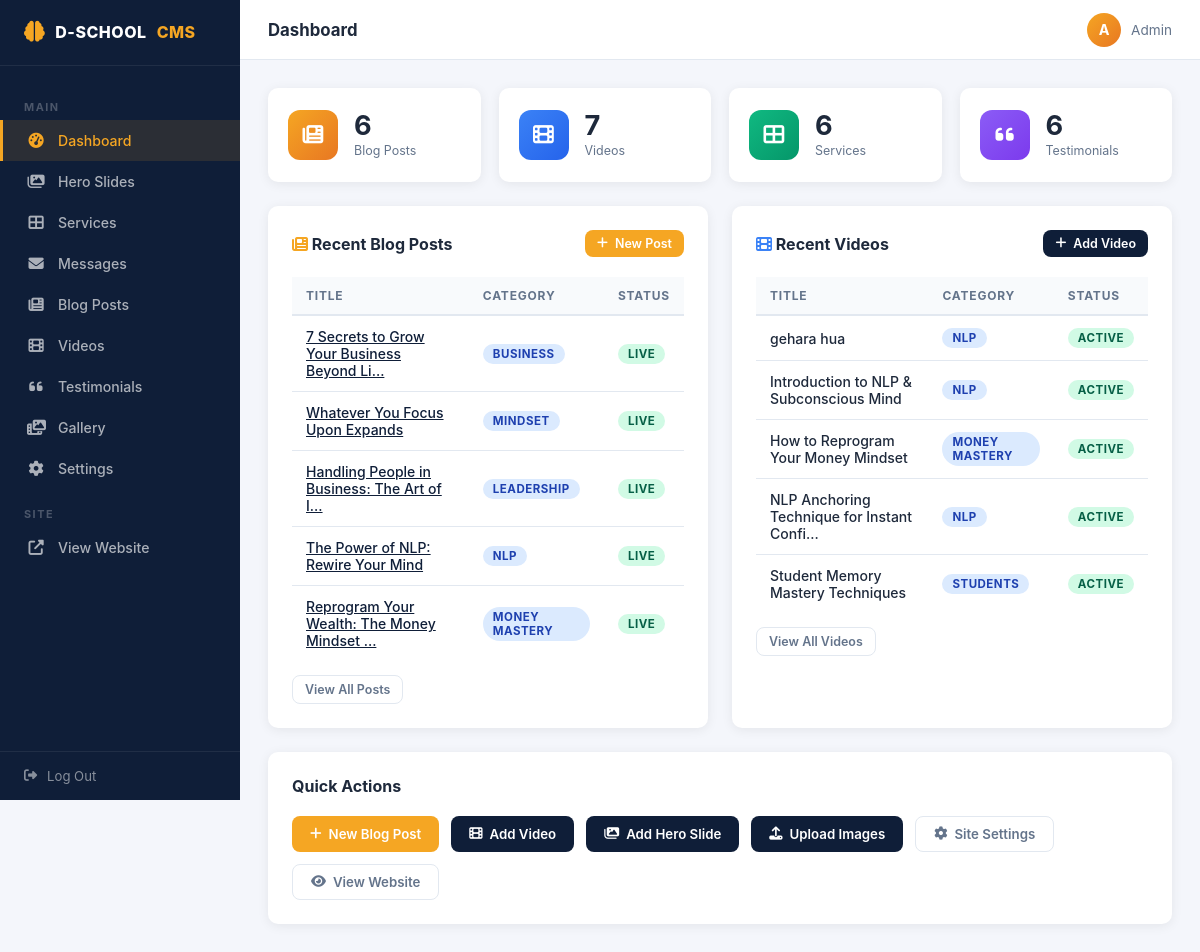
/admin/index.php (signed in), run on the app's committed database.
### tables this page shows
CREATE TABLE `blog_posts` (
  `id` int(11) NOT NULL AUTO_INCREMENT,
  `title` varchar(500) NOT NULL,
  `slug` varchar(500) NOT NULL,
  `category` varchar(100) DEFAULT 'General',
  `excerpt` text DEFAULT NULL,
  `content` longtext DEFAULT NULL,
  `image_path` varchar(500) DEFAULT NULL,
  `image_gradient` varchar(100) DEFAULT 'linear-gradient(135deg,#1a2f5a,#3b5998)',
  `image_icon` varchar(50) DEFAULT 'fas fa-newspaper',
  `author` varchar(255) DEFAULT 'Dr. Chhabi Adhikari',
  `is_published` tinyint(4) DEFAULT 1,
  `published_at` timestamp NULL DEFAULT current_timestamp(),
  `created_at` timestamp NULL DEFAULT current_timestamp(),
  PRIMARY KEY (`id`),
  UNIQUE KEY `slug` (`slug`)
);

CREATE TABLE `videos` (
  `id` int(11) NOT NULL AUTO_INCREMENT,
  `title` varchar(500) NOT NULL,
  `description` text DEFAULT NULL,
  `youtube_url` varchar(500) DEFAULT NULL,
  `youtube_id` varchar(50) DEFAULT NULL,
  `category` varchar(100) DEFAULT 'NLP',
  `bg_gradient` varchar(100) DEFAULT 'linear-gradient(135deg,#1a2f5a,#2d4a8a)',
  `is_active` tinyint(4) DEFAULT 1,
  `sort_order` int(11) DEFAULT 0,
  `created_at` timestamp NULL DEFAULT current_timestamp(),
  PRIMARY KEY (`id`)
);

### config.php (called while the page is built, shortened)
<?php
function h(string $s): string {
    return htmlspecialchars($s, ENT_QUOTES, 'UTF-8');
}

### admin/index.php (the view, shortened to what this page needs)
<?php
require_once __DIR__ . '/../config.php';
$db = getDB();
$counts = [
    'posts'        => $db->query("SELECT COUNT(*) FROM blog_posts")->fetchColumn(),
    'videos'       => $db->query("SELECT COUNT(*) FROM videos")->fetchColumn(),
    'services'     => $db->query("SELECT COUNT(*) FROM services")->fetchColumn(),
    'testimonials' => $db->query("SELECT COUNT(*) FROM testimonials")->fetchColumn(),
    'hero'         => $db->query("SELECT COUNT(*) FROM hero_slides")->fetchColumn(),
    'gallery'      => $db->query("SELECT COUNT(*) FROM gallery")->fetchColumn(),
];
$recentPosts = $db->query("SELECT title, category, is_published, created_at FROM blog_posts ORDER BY created_at DESC LIMIT 5")->fetchAll();
$recentVideos = $db->query("SELECT title, category, is_active, created_at FROM videos ORDER BY created_at DESC LIMIT 5")->fetchAll();
require_once __DIR__ . '/includes/layout.php';
?>
<div class="stat-grid">
  <div class="stat-card">
    <div class="stat-icon gold"><i class="fas fa-newspaper"></i></div>
    <div><div class="stat-num"><?= $counts['posts'] ?></div><div class="stat-label">Blog Posts</div></div>
  </div>
  <div class="stat-card">
    <div class="stat-icon blue"><i class="fas fa-film"></i></div>
    <div><div class="stat-num"><?= $counts['videos'] ?></div><div class="stat-label">Videos</div></div>
  </div>
  <div class="stat-card">
    <div class="stat-icon green"><i class="fas fa-th-large"></i></div>
    <div><div class="stat-num"><?= $counts['services'] ?></div><div class="stat-label">Services</div></div>
  </div>
  <div class="stat-card">
    <div class="stat-icon purple"><i class="fas fa-quote-left"></i></div>
    <div><div class="stat-num"><?= $counts['testimonials'] ?></div><div class="stat-label">Testimonials</div></div>
  </div>
</div>
<div style="display:grid;grid-template-columns:1fr 1fr;gap:24px">
  <div class="adm-card">
    <div class="adm-card-head">
      <h2><i class="fas fa-newspaper" style="color:var(--gold)"></i> Recent Blog Posts</h2>
      <a href="<?= BASE_URL ?>/admin/blog.php?action=new" class="btn btn-gold btn-sm"><i class="fas fa-plus"></i> New Post</a>
    </div>
    <table class="adm-table">
      <thead><tr><th>Title</th><th>Category</th><th>Status</th></tr></thead>
      <tbody>
        <?php foreach ($recentPosts as $p): ?>
        <tr>
          <td><a href="<?= BASE_URL ?>/admin/blog.php?action=edit&id=<?= $p['id'] ?? '' ?>" style="color:var(--nav);font-weight:500"><?= h(mb_strimwidth($p['title'], 0, 42, '…')) ?></a></td>
          <td><span class="badge badge-blue"><?= h($p['category']) ?></span></td>
          <td><span class="badge <?= $p['is_published'] ? 'badge-green' : 'badge-red' ?>"><?= $p['is_published'] ? 'Live' : 'Draft' ?></span></td>
        </tr>
        <?php endforeach; ?>
      </tbody>
    </table>
    <div style="margin-top:14px"><a href="<?= BASE_URL ?>/admin/blog.php" class="btn btn-outline btn-sm">View All Posts</a></div>
  </div>
  <div class="adm-card">
    <div class="adm-card-head">
      <h2><i class="fas fa-film" style="color:#3b82f6"></i> Recent Videos</h2>
      <a href="<?= BASE_URL ?>/admin/videos.php?action=new" class="btn btn-primary btn-sm"><i class="fas fa-plus"></i> Add Video</a>
    </div>
    <table class="adm-table">
      <thead><tr><th>Title</th><th>Category</th><th>Status</th></tr></thead>
      <tbody>
        <?php foreach ($recentVideos as $v): ?>
        <tr>
          <td style="font-weight:500"><?= h(mb_strimwidth($v['title'], 0, 42, '…')) ?></td>
          <td><span class="badge badge-blue"><?= h($v['category']) ?></span></td>
          <td><span class="badge <?= $v['is_active'] ? 'badge-green' : 'badge-red' ?>"><?= $v['is_active'] ? 'Active' : 'Hidden' ?></span></td>
        </tr>
        <?php endforeach; ?>
      </tbody>
    </table>
    <div style="margin-top:14px"><a href="<?= BASE_URL ?>/admin/videos.php" class="btn btn-outline btn-sm">View All Videos</a></div>
  </div>
</div>
<div class="adm-card" style="margin-top:0">
  <div class="adm-card-head"><h2>Quick Actions</h2></div>
  <div style="display:flex;flex-wrap:wrap;gap:12px">
    <a href="<?= BASE_URL ?>/admin/blog.php?action=new"     class="btn btn-gold"><i class="fas fa-plus"></i> New Blog Post</a>
    <a href="<?= BASE_URL ?>/admin/videos.php?action=new"   class="btn btn-primary"><i class="fas fa-film"></i> Add Video</a>
    <a href="<?= BASE_URL ?>/admin/hero.php?action=new"     class="btn btn-primary"><i class="fas fa-images"></i> Add Hero Slide</a>
    <a href="<?= BASE_URL ?>/admin/gallery.php"             class="btn btn-primary"><i class="fas fa-upload"></i> Upload Images</a>
    <a href="<?= BASE_URL ?>/admin/settings.php"            class="btn btn-outline"><i class="fas fa-cog"></i> Site Settings</a>
    <a href="<?= BASE_URL ?>/" target="_blank"             class="btn btn-outline"><i class="fas fa-eye"></i> View Website</a>
  </div>
</div>

### admin/includes/layout.php (style rules this page uses)
* { box-sizing:border-box;margin:0;padding:0; }
:root { --nav:#0f1e38;--nav-hover:#1a2f5a;--gold:#F5A623;--gold-dark:#E87722; --white:#fff;--bg:#f4f6fb;--card:#fff;--text:#1e293b;--muted:#64748b; --border:#e2e8f0;--radius:10px;--shadow:0 2px 12px rgba(0,0,0,.07); --sidebar-w:240px; }
body { font-family:'Inter',system-ui,sans-serif;background:var(--bg);color:var(--text);display:flex;min-height:100vh; }
.adm-card { background:var(--card);border-radius:var(--radius);box-shadow:var(--shadow);padding:24px;margin-bottom:24px; }
.adm-card-head { display:flex;justify-content:space-between;align-items:center;margin-bottom:20px;flex-wrap:wrap;gap:12px; }
.adm-card-head h2 { font-size:1rem;font-weight:700;color:var(--text); }
.stat-grid { display:grid;grid-template-columns:repeat(4,1fr);gap:18px;margin-bottom:24px; }
.stat-card { background:var(--card);border-radius:var(--radius);padding:22px 20px; box-shadow:var(--shadow);display:flex;align-items:center;gap:16px; }
.stat-icon { width:50px;height:50px;border-radius:12px;display:flex;align-items:center; justify-content:center;font-size:1.3rem;color:#fff;flex-shrink:0; }
.stat-icon.blue { background:linear-gradient(135deg,#3b82f6,#2563eb); }
.stat-icon.gold { background:linear-gradient(135deg,var(--gold),var(--gold-dark)); }
.stat-icon.green { background:linear-gradient(135deg,#10b981,#059669); }
.stat-icon.purple { background:linear-gradient(135deg,#8b5cf6,#7c3aed); }
.stat-num { font-size:1.7rem;font-weight:700;color:var(--text);line-height:1; }
.stat-label { font-size:.78rem;color:var(--muted);margin-top:3px; }
.adm-table { width:100%;border-collapse:collapse;font-size:.875rem; }
.adm-table th { background:#f8fafc;text-align:left;padding:11px 14px; font-size:.75rem;font-weight:700;text-transform:uppercase; letter-spacing:.8px;color:var(--muted);border-bottom:2px solid var(--border); }
.adm-table td { padding:12px 14px;border-bottom:1px solid var(--border);vertical-align:middle; }
.adm-table tr:last-child td { border-bottom:none; }
.badge { display:inline-block;padding:3px 10px;border-radius:20px; font-size:.72rem;font-weight:700;text-transform:uppercase;letter-spacing:.5px; }
.badge-green { background:#d1fae5;color:#065f46; }
.badge-blue { background:#dbeafe;color:#1e40af; }
.btn { display:inline-flex;align-items:center;gap:7px;padding:9px 18px; border-radius:8px;font-size:.83rem;font-weight:600;cursor:pointer; text-decoration:none;border:none;transition:all .2s;white-space:nowrap; }
.btn-primary { background:var(--nav);color:#fff; }
.btn-gold { background:var(--gold);color:#fff; }
.btn-sm { padding:6px 12px;font-size:.78rem; }
.btn-outline { background:transparent;border:1.5px solid var(--border);color:var(--muted); }

### data on the page
blog_posts: title "7 Secrets to Grow Your Business Beyond Li…", category "BUSINESS", is_published "LIVE"
blog_posts: title "Whatever You Focus Upon Expands", category "MINDSET", is_published "LIVE"
blog_posts: title "Handling People in Business: The Art of I…", category "LEADERSHIP", is_published "LIVE"
blog_posts: title "The Power of NLP: Rewire Your Mind", category "NLP", is_published "LIVE"
blog_posts: title "Reprogram Your Wealth: The Money Mindset …", category "MONEY MASTERY", is_published "LIVE"
videos: title "gehara hua", category "NLP", is_active "ACTIVE"
videos: title "Introduction to NLP & Subconscious Mind", category "NLP", is_active "ACTIVE"
videos: title "How to Reprogram Your Money Mindset", category "MONEY MASTERY", is_active "ACTIVE"
videos: title "NLP Anchoring Technique for Instant Confi…", category "NLP", is_active "ACTIVE"
videos: title "Student Memory Mastery Techniques", category "STUDENTS", is_active "ACTIVE"

### other printed values
$item['label'] "Dashboard"
$item['label'] "Hero Slides"
$item['label'] "Services"
$item['label'] "Messages"
$item['label'] "Blog Posts"
$item['label'] "Videos"
$item['label'] "Testimonials"
$item['label'] "Gallery"
$item['label'] "Settings"
$title "Dashboard"
$counts['posts'] "6"
$counts['videos'] "7"
$counts['services'] "6"
$counts['testimonials'] "6"
